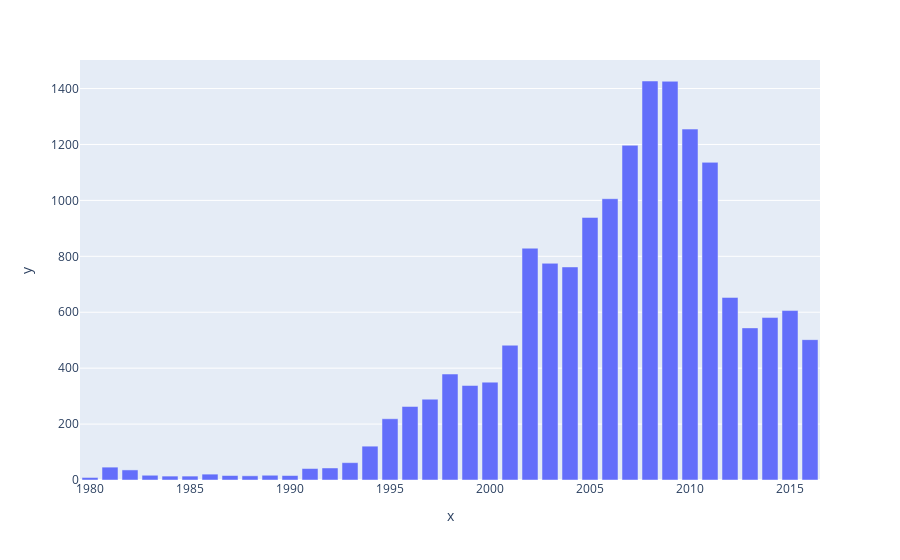

Here is the notebook cell this chart was saved with:
### Code cell
px.bar(x=x, y=y)

### Figure 1 — Plotly figure (JSON) as saved in the notebook; plotly's stock layout.template omitted (floating-point values rounded to 4 significant figures)
{"data": [{"alignmentgroup": "True", "hovertemplate": "x=%{x}<br>y=%{y}<extra></extra>", "legendgroup": "", "marker": {"color": "#636efa"}, "name": "", "offsetgroup": "", "orientation": "v", "showlegend": false, "textposition": "auto", "type": "bar", "x": [2008, 2009, 2010, 2007, 2011, 2006, 2005, 2002, 2003, 2004, 2012, 2015, 2014, 2013, 2016, 2001, 1998, 2000, 1999, 1997, 1996, 1995, 1994, 1993, 1981, 1992, 1991, 1982, 1986, 1983, 1989, 1990, 1987, 1988, 1985, 1984, 1980], "xaxis": "x", "y": [1427, 1426, 1255, 1197, 1136, 1006, 939, 829, 775, 762, 653, 606, 581, 544, 502, 482, 379, 350, 338, 289, 263, 219, 121, 62, 46, 43, 41, 36, 21, 17, 17, 16, 16, 15, 14, 14, 9], "yaxis": "y"}], "layout": {"barmode": "relative", "legend": {"tracegroupgap": 0}, "margin": {"t": 60}, "xaxis": {"anchor": "y", "domain": [0, 1], "title": {"text": "x"}}, "yaxis": {"anchor": "x", "domain": [0, 1], "title": {"text": "y"}}}}
